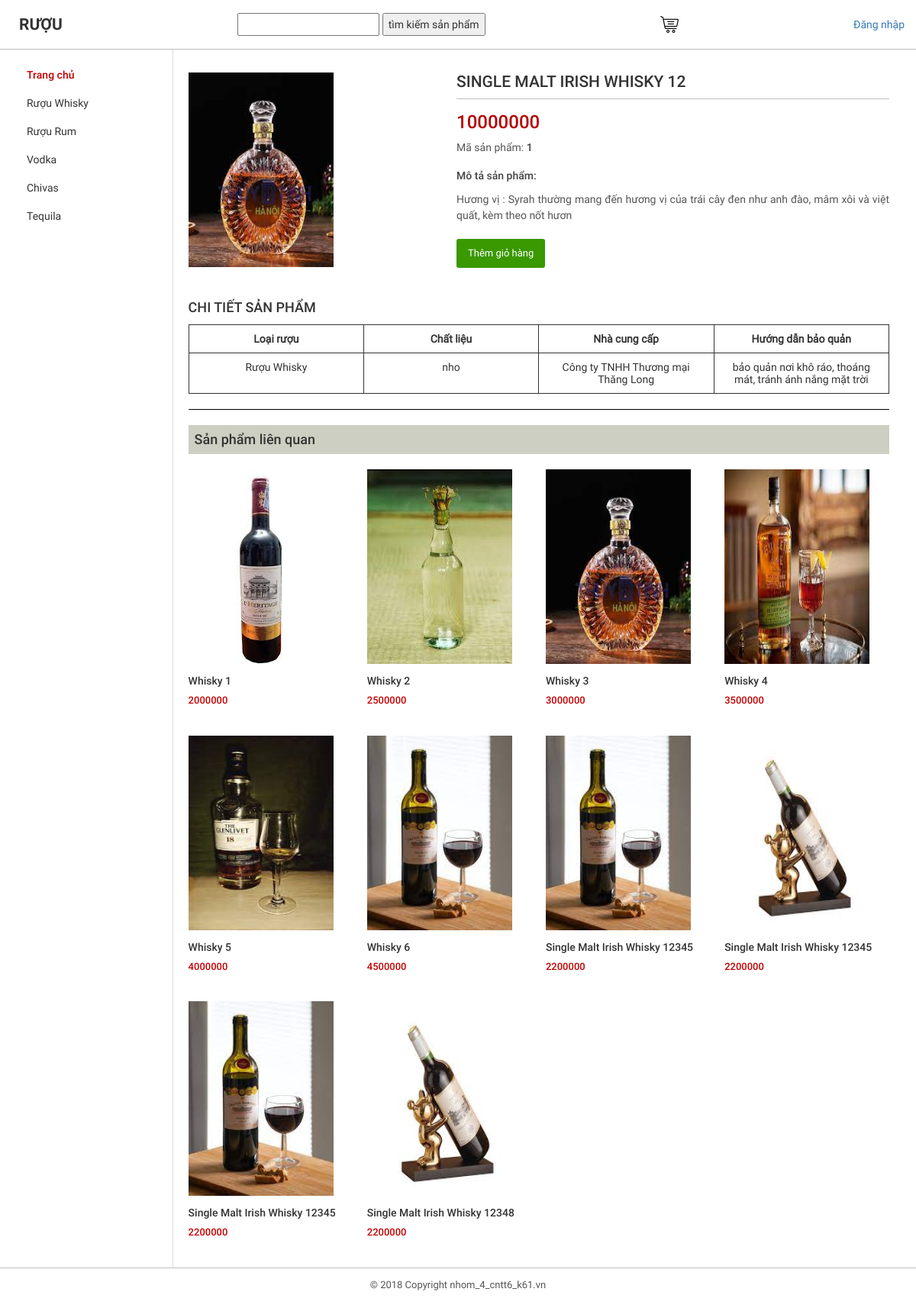
/fole/Home/index.php?mode=product&act=detail&id=1, run on the app's committed database.
### tables this page shows
CREATE TABLE `tbl_loaisanpham` (
  `maloai` int(10) NOT NULL,
  `tenloai` varchar(30) NOT NULL
);

CREATE TABLE `tbl_sanpham` (
  `masp` int(10) NOT NULL,
  `tensp` varchar(30) NOT NULL,
  `maloai` int(20) DEFAULT NULL,
  `machatlieu` int(10) DEFAULT NULL,
  `dongianhap` double NOT NULL,
  `dongiaban` double NOT NULL,
  `mancc` int(10) DEFAULT NULL,
  `soluong` int(10) NOT NULL,
  `baoquan` varchar(100) NOT NULL,
  `nongdo` int(11) NOT NULL,
  `DungTich` varchar(10) NOT NULL,
  `huongvi` varchar(100) NOT NULL,
  `anh` varchar(30) NOT NULL,
  `ghichu` varchar(30) NOT NULL
);

CREATE TABLE `tbl_chatlieu` (
  `machatlieu` int(10) NOT NULL,
  `tenchatlieu` varchar(20) NOT NULL
);

CREATE TABLE `tbl_ncc` (
  `mancc` int(10) NOT NULL,
  `tenncc` varchar(50) NOT NULL,
  `diachincc` varchar(20) NOT NULL,
  `sdtncc` varchar(10) NOT NULL,
  `ghichu` varchar(255) NOT NULL
);

### fole/Home/lib/template.php (called while the page is built)
<?php
    function get_header(){
            require 'inc/header.php';
    }
    function get_footer(){
        require 'inc/footer.php';
    }
    function get_sidebar(){
        require 'inc/sidebar.php';
    }
?>

### fole/Home/lib/mysql_sanpham.php (called while the page is built, shortened)
<?php
$sql_lietke_sanpham = "SELECT * FROM tbl_sanpham ";
$query_lietke_sanpham = mysqli_query($conn, $sql_lietke_sanpham);
$sql_lietke_loaisanpham = "SELECT * FROM tbl_loaisanpham ";
$query_lietke_loaisanpham = mysqli_query($conn, $sql_lietke_loaisanpham);
$sql_lietke_chatlieu = "SELECT * FROM  tbl_chatlieu";
$query_lietke_chatlieu = mysqli_query($conn, $sql_lietke_chatlieu);
$sql_lietke_ncc = "SELECT * FROM tbl_ncc ";
$query_lietke_ncc = mysqli_query($conn, $sql_lietke_ncc);
function list_danhsach($query_lietke_sanpham){
    $list_danhsach= [];
    while($row_sanpham = mysqli_fetch_assoc($query_lietke_sanpham)){
            $list_danhsach[] = $row_sanpham;
    }
    return $list_danhsach;
}
?>

### fole/Home/lib/product.php (called while the page is built, shortened)
<?php
    function get_product($list_sanpham){
        $result = array();
        foreach ($list_sanpham as  $value) {
                $value['url'] = "?mode=product&act=detail&id={$value['masp']}";
                $result[] = $value;
        }
        return $result;
    }
    function get_product_by_id($id){
        global $list_sanpham;
        foreach ($list_sanpham as $key => $value) {
            if($value['masp'] == $id){
                    $value['url'] = "?mode=product&act=detail&id={$value['masp']}";
                    $value['url_delete'] = "?mode=cart&act=delete&id={$value['masp']}";
                    $value['url_add_cart'] = "?mode=cart&act=add_giohang&id=$id";
                    return $value;
            }
        }
    }
    function get_by_ncc( $id){
        global $list_ncc;
        $value = get_product_by_id($id);
            foreach ($list_ncc as $key => $item) {
                if($item['mancc'] == $value['mancc']){
                    return $item['tenncc'];
                }
            }
    }
    function get_by_chatlieu($id){
        global $list_chatlieu;
        $value = get_product_by_id($id);
            foreach ($list_chatlieu as $key => $item) {
                if($item['machatlieu'] == $value['machatlieu']){
                    return $item['tenchatlieu'];
                }
            }
    }
    function get_by_loai($id){
        global $list_loaisp;
        $value = get_product_by_id($id);
            foreach ($list_loaisp as $key => $item) {
                if($item['maloai'] == $value['maloai']){
                    return $item['tenloai'];
                }
            }
    }
?>

### fole/Home/modules/product/detail.php (the view, shortened to what this page needs)
<?php
    $id = (int)$_GET['id'];
    $result = get_product($list_sanpham);
    $value = get_product_by_id($id);
    $ten_ncc = get_by_ncc( $id);
    $ten_chatlieu =  get_by_chatlieu( $id);
    $ten_loaisp = get_by_loai($id);
?>
<div id="main-content-wp" class="detail-product-page clearfix">
    <div class="wp-inner clearfix">
    <?php get_sidebar() ?>
        <div id="content" class="fl-right">
                    <div class='section' id='info-product-wp'>
                    <div class='section-detail clearfix'>
                        <div class='thumb fl-left'>
                            <img  src="public/img_ruou/<?php echo $value['anh'] ?>" alt=''>
                        </div>
                        <div class='detail fl-right'>
                            <h3 class='title'><?php echo $value['tensp'] ?></h3>
                            <p class='price'><?php echo $value['dongiaban'] ?></p>
                            <p class='product-code'>Mã sản phẩm: <span> <?php echo $value['masp']?></span></p>
                            <div class='desc-short'>
                                <h5>Mô tả sản phẩm:</h5>
                                <p>Hương vị : <?php echo $value['huongvi'] ?></p>
                            </div>
                            <div class='num-order-wp'>
                                <a href="<?php echo $value['url_add_cart'] ?> "  title="" class="add-to-cart">Thêm giỏ hàng</a>
                            </div>
                        </div>
                    </div>
                </div>
                <div class='section' id='desc-wp'>
                    <div class='section-head'>
                        <h3 class='section-title'>Chi tiết sản phẩm</h3>
                        <table>
                            <tr>
                                <th>Loại rượu</th>
                                <th>Chất liệu</th>
                                <th>Nhà cung cấp</th>
                                <th>Hướng dẫn bảo quản</th>
                            </tr>
                            <tr>
                                <td><?php echo $ten_loaisp ?></td>
                                <td><?php echo $ten_chatlieu ?></td>
                                <td><?php echo $ten_ncc ?></td>
                                <td><?php echo $value['baoquan'] ?></td>
                            </tr>
                        </table>
                    </div>
                </div>
                <div class="section border_top list-cat" >
                    <div class="section-head">
                        <h1>Sản phẩm liên quan</h1>
                    </div>
                    <div class="section-detail">
                        <ul class="list-item clearfix">
                        <?php
                        if(!empty($list_sanpham)){
                            foreach ($result as $key => $item) {
                                if($value['maloai'] == $item['maloai'] && $item['masp'] != $id){
                                    echo "
                                    <li>
                                        <a href='{$item['url']}' title='' class='thumb'>
                                            <img src='public/img_ruou/{$item['anh']}' alt=''>
                                        </a>
                                        <a href='{$item['url']}' title='' class='title'>{$item['tensp']}</a>
                                        <p class='price'>{$item['dongiaban']}</p>
                                    </li>
                                    ";
                                }
                            }
                        }
                        ?>
                        </ul>
                    </div>
                </div>
        </div>
</div>

### fole/Home/inc/sidebar.php
<div id="sidebar" class="fl-left">
            <div id="main-menu-wp">
                <ul class="list-item">
                    <li class="active">
                        <a href="?mode=home$act=main" title="Trang chủ">Trang chủ</a>
                    </li>
                    <?php
                      global $query_lietke_loaisanpham;
                        foreach ($query_lietke_loaisanpham as $value) {
                                echo "
                                    <li>
                                        <a href='?mode=product&act=main&cat_id={$value['maloai']}' >{$value['tenloai']}</a>
                                    </li>
                                ";
                        }
                    ?>
                </ul>
            </div>
        </div>

### fole/Home/public/css/import/global.css (style rules this page uses)
body { font-family: "Roboto Regular"; font-size: 14px; line-height: 24px; color: #333; }
.fl-left { float: left; }
.fl-right { float: right; }
img { max-width: 100%; height: auto; display: block; }
.wp-inner { width: 1170px; margin: 0px auto; background: #fff; }
a { text-decoration: none!important; }

### fole/Home/public/css/import/home.css (style rules this page uses)
#sidebar { width: 18%; }
#content { width: 82%; padding: 0px 20px; border-left: 1px solid #ddd; }
#main-menu-wp { padding-top: 15px; }
#main-menu-wp .list-item li a { display: block; color: #333; padding: 8px 20px; line-height: 21px; }
#main-menu-wp .list-item li.active a { font-family: 'Roboto Medium'; font-weight: normal; color: #c10000; }
.section-title { padding: 20px 0px; display: block; font-family: 'Roboto Medium'; text-transform: uppercase; font-size: 18px; }
.list-cat .list-item li { float: left; width: 23.5%; margin-right: 2%; margin-bottom: 4%; }
.list-cat .list-item li:nth-child(4n) { margin-right: 0; }
.list-cat .list-item li .title { display: block; padding: 10px 0px 5px 0px; color: #333; font-family: 'Roboto Medium'; font-weight: normal; }
.list-cat .list-item li .thumb { display: block; }
.list-cat .list-item li .price { font-family: 'Roboto Medium'; font-weight: normal; color: #c10000; font-size: 13px; line-height: 18px; }

### fole/Home/public/css/import/detail_product.css (style rules this page uses)
#info-product-wp { padding-top: 30px; }
#info-product-wp .thumb { width: 35%; }
#info-product-wp .detail { width: 65%; padding-left: 30px; }
#info-product-wp .detail .title { display: block; font-family: 'Roboto Medium'; font-weight: normal; font-size: 21px; text-transform: uppercase; padding-bottom: 10px; margin-bottom: 20px; border-bottom: 1px solid #bfbfbf; }
#info-product-wp .detail .price { font-size: 24px; font-family: 'Roboto Medium'; font-weight: normal; color: #b50000; padding-bottom: 10px; line-height: 21px; }
.product-code { color: #555; margin-bottom: 15px; }
.product-code span, .desc-short h5 { font-family: 'Roboto Medium'; font-weight: normal; color: #444; line-height: 21px; }
.desc-short p { color: #555; text-align: justify; margin: 10px 0px 20px 0px; display: -webkit-box; -webkit-line-clamp: 3; -moz-line-clamp: 3; -o-line-clamp: 3; -webkit-box-orient: vertical; -moz-box-orient: vertical; -o-box-orient: vertical; max-height: 100%; overflow: hidden; line-height: 21px; }
.num-order-wp { padding-bottom: 20px; }
.add-to-cart { display: inline-block; padding: 7px 15px; background: #3a9800; color: #fff!important; font-size: 13px; border-radius: 3px; }
#desc-wp .section-title { padding-bottom: 10px; }

### fole/Home/index.php (style rules this page uses)
.section-title { display: block; }
.list-item img { width: 190px; height: 255px; }

### fole/Home/modules/product/detail.php (style rules this page uses)
.thumb img { width: 190px; height: 255px }
.border_top { margin-top: 20px; border-top: 1px solid black; }
.border_top h1 { margin: 20px 0px; padding: 7px 8px; display: block; font-family: 'Roboto Medium'; font-size: 18px; background: #cdcfc2; }
th, td { width: 240px; padding: 10px; text-align: left; border: 1px solid; text-align: center; }

### data on the page
tbl_loaisanpham: tenloai "Rượu Whisky"
tbl_loaisanpham: tenloai "Rượu Rum"
tbl_loaisanpham: tenloai "Vodka"
tbl_loaisanpham: tenloai "Chivas"
tbl_loaisanpham: tenloai "Tequila"
tbl_sanpham: anh (picture), tensp "SINGLE MALT IRISH WHISKY 12", dongiaban "10000000", masp "1", huongvi "Syrah thường mang đến hương vị của trái cây đen như anh đào, mâm xôi và việt quất, kèm theo nốt hươn", baoquan "bảo quản nơi khô ráo, thoáng mát, tránh ánh nắng mặt trời"
tbl_chatlieu: tenchatlieu "nho"
tbl_ncc: tenncc "Công ty TNHH Thương mại Thăng Long"
tbl_sanpham: anh (picture), tensp "Whisky 1", dongiaban "2000000"
tbl_sanpham: anh (picture), tensp "Whisky 2", dongiaban "2500000"
tbl_sanpham: anh (picture), tensp "Whisky 3", dongiaban "3000000"
tbl_sanpham: anh (picture), tensp "Whisky 4", dongiaban "3500000"
tbl_sanpham: anh (picture), tensp "Whisky 5", dongiaban "4000000"
tbl_sanpham: anh (picture), tensp "Whisky 6", dongiaban "4500000"
tbl_sanpham: anh (picture), tensp "Single Malt Irish Whisky 12345", dongiaban "2200000"
tbl_sanpham: anh (picture), tensp "Single Malt Irish Whisky 12345", dongiaban "2200000"
tbl_sanpham: anh (picture), tensp "Single Malt Irish Whisky 12345", dongiaban "2200000"
tbl_sanpham: anh (picture), tensp "Single Malt Irish Whisky 12348", dongiaban "2200000"
